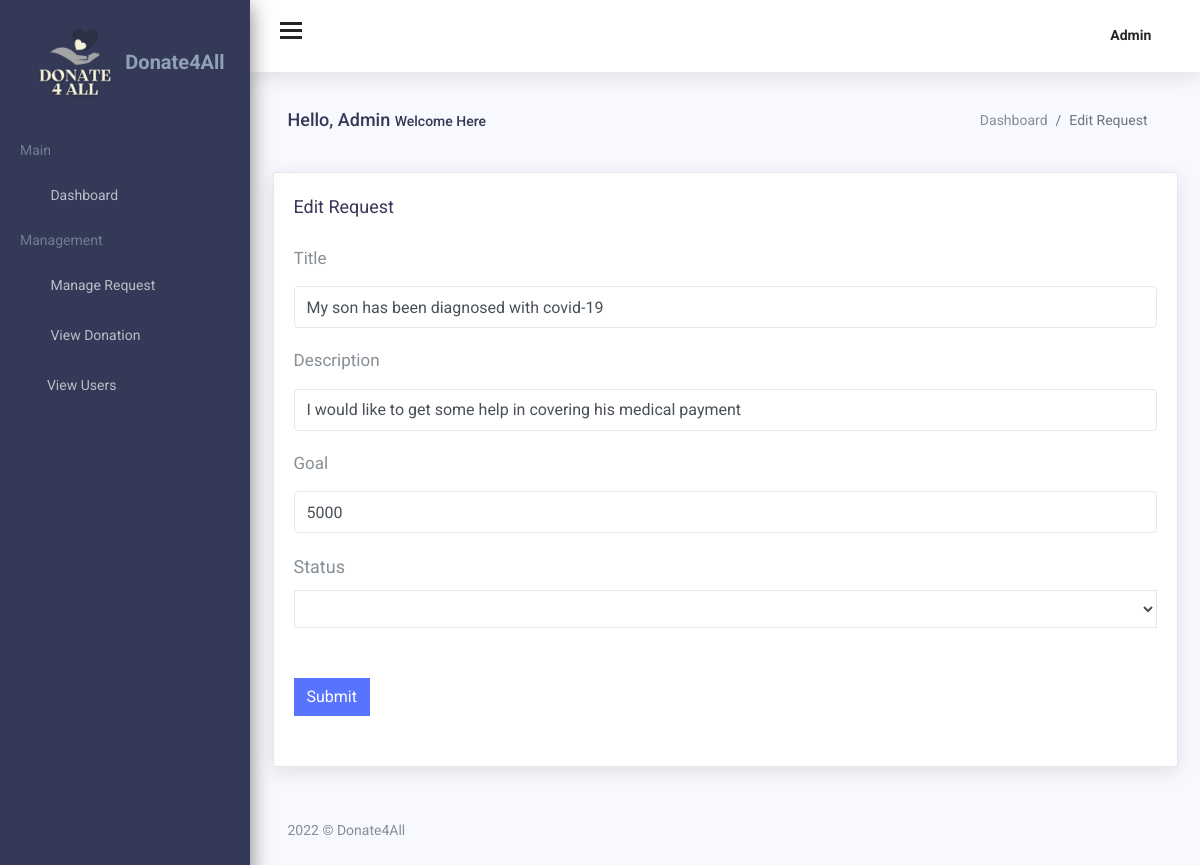
Screenshot of /Admin/editrequest.php?pid=9 (signed in) with the database file from the repository.
### tables this page shows
CREATE TABLE `request` (
  `requestID` int(11) NOT NULL,
  `recipient_fk` int(11) NOT NULL,
  `title` varchar(120) NOT NULL,
  `Description` varchar(500) DEFAULT NULL,
  `goal` double NOT NULL,
  `requestIMG` varchar(120) NOT NULL,
  `Status` int(11) DEFAULT NULL,
  `RequestDate` timestamp NULL DEFAULT current_timestamp() ON UPDATE current_timestamp()
);

### Admin/editrequest.php (the view, shortened to what this page needs)
<?php
include('include/config.php');
?>
<!DOCTYPE html>
<html lang="en">
<head>
  <link href="assets/css/lib/font-awesome.min.css" rel="stylesheet">
  <link href="assets/css/lib/themify-icons.css" rel="stylesheet">
  <link href="assets/css/lib/menubar/sidebar.css" rel="stylesheet">
  <link href="assets/css/lib/bootstrap.min.css" rel="stylesheet">
  <link href="assets/css/lib/helper.css" rel="stylesheet">
  <link href="assets/css/style.css" rel="stylesheet">
</head>
<body>
  <?php include('include/sidebar.php'); ?>
  <?php include('include/header.php'); ?>
  <div class="content-wrap">
    <div class="main">
      <div class="container-fluid">
        <div class="row">
          <div class="col-lg-8 p-r-0 title-margin-right">
            <div class="page-header">
              <div class="page-title">
                <h1>Hello, Admin <span>Welcome Here</span></h1>
              </div>
            </div>
          </div>
          <div class="col-lg-4 p-l-0 title-margin-left">
            <div class="page-header">
              <div class="page-title">
                <ol class="breadcrumb">
                  <li class="breadcrumb-item"><a href="admindashboard.php">Dashboard</a></li>
                  <li class="breadcrumb-item active">Edit Request</li>
                </ol>
              </div>
            </div>
          </div>
        </div>
        <section id="main-content">
          <div class="row">
            <div class="col-lg-12">
              <div class="card">
                <div class="card-title">
                  <h4>Edit Request</h4>
                  <div class="card-body">
                    <div class="basic-form">
                    <?php
                    $pid = intval($_GET['pid']);
                    $sql=mysqli_query($con,"select * from request where requestID='$pid'");
                            while($data=mysqli_fetch_array($sql)){
                            ?>
                      <form style="margin-top: 20px;" method="post">
                        <div class="form-group">
                          <p class="text m-b-15 f-s-17">
                            Title</p>
                          <input type="text" class="form-control input-default " name="title" value="<?php echo htmlentities($data['title']); ?>">
                        </div>
                        <div class="form-group">
                          <p class="text m-b-15 f-s-17">
                            Description</p>
                          <input type="text" class="form-control input-default " name="description" value="<?php echo htmlentities($data['Description']); ?>">
                        </div>
                        <div class="form-group">
                          <p class="text m-b-15 f-s-17">Goal
                          </p>
                          <input type="text" class="form-control input-default " name="goal" value="<?php echo htmlentities($data['goal']); ?>">
                        </div>
                        <div class="form-group">
                          <label>Status</label>
                          <select class="form-control" name="status">
                            <option value="<?php echo htmlentities($data['status']); ?>"></option>
                            <option value="1">Approved</option>
                          </select>
                        </div>
                        <button type="submit" id="submit" name="submit" value="submit" class="btn btn-primary btn-flat m-b-30 m-t-30">Submit</button>
                      </form>
                      <?php }?>
                    </div>
                  </div>
                </div>
              </div>
            </div>
          </div>
          <div class="row">
            <div class="col-lg-12">
              <?php include('include/footer.php'); ?>
            </div>
          </div>
        </section>
      </div>
    </div>
  </div>
</body>
</html>

### rows the page displays
request: title "My son has been diagnosed with covid-19", description "I would like to get some help in covering his medical payment", goal "5000"
